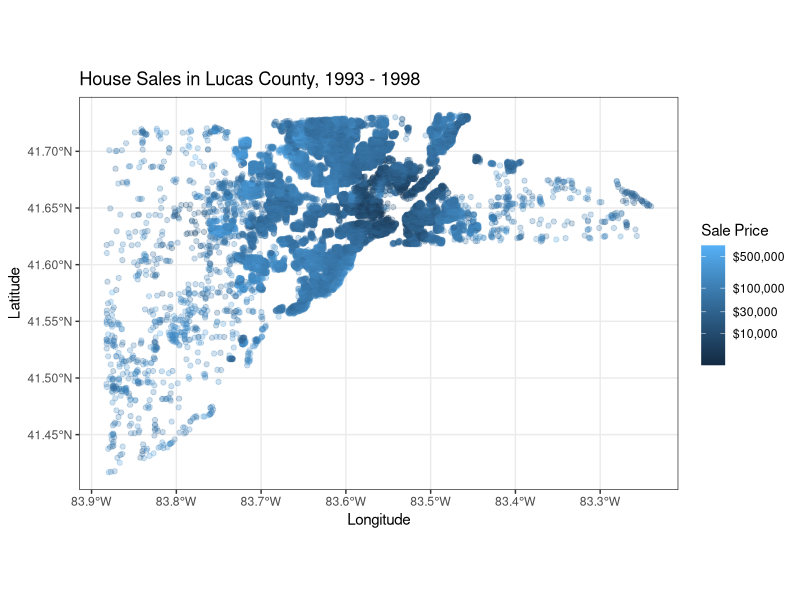
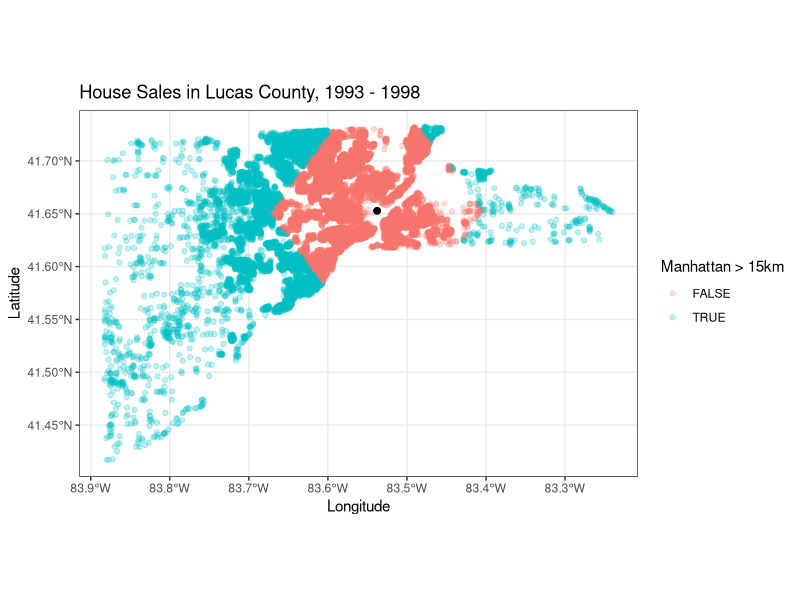
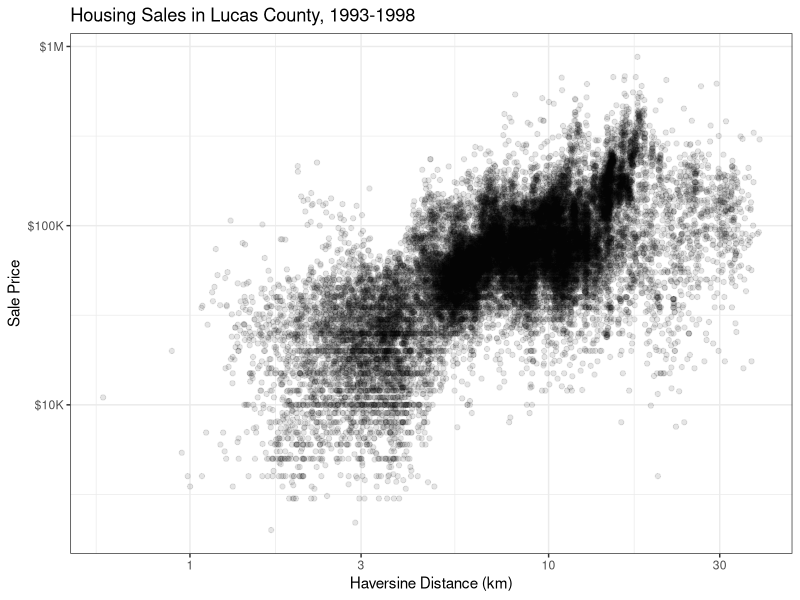
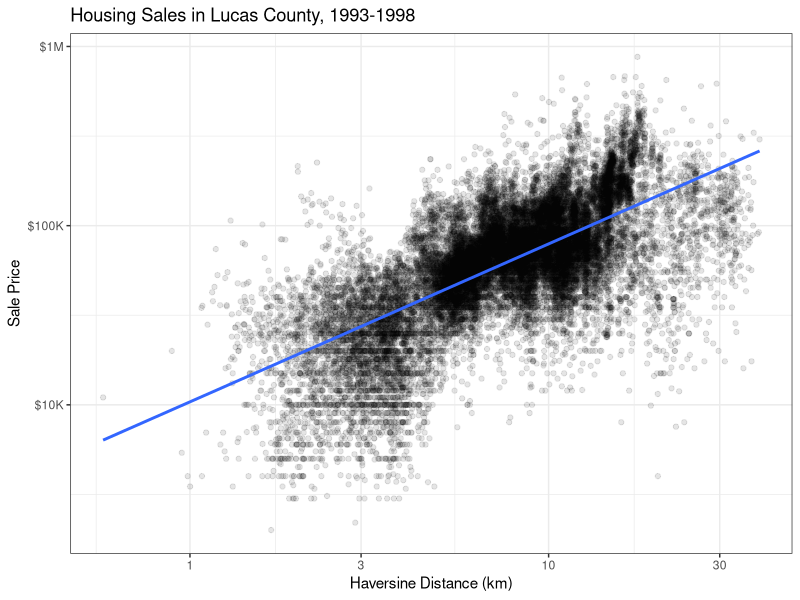
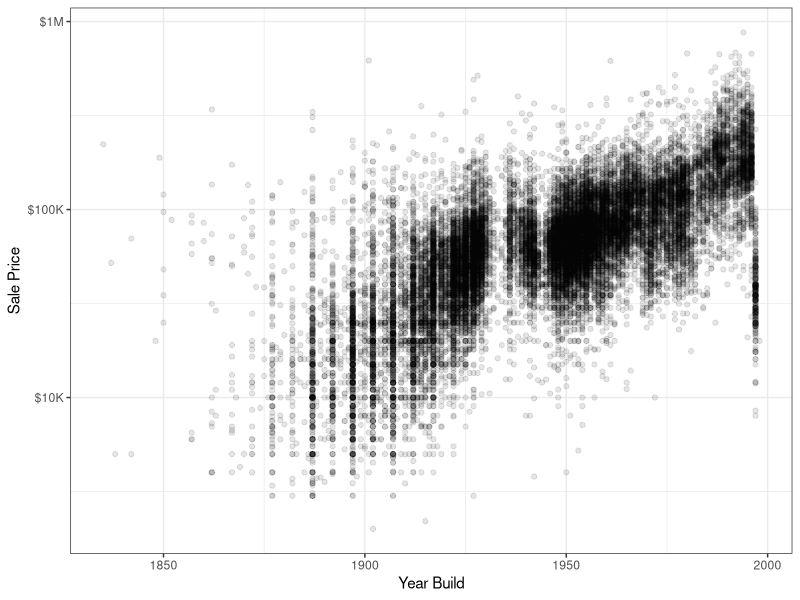
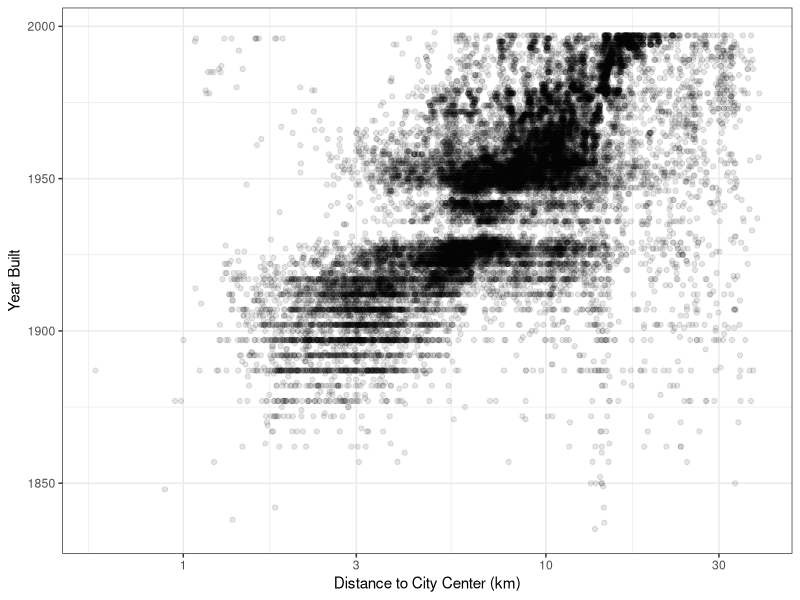

Recreate these plots in R, in order.
## ---- chunk 1
#| warning: false
#| message: false
library(tidyverse)
library(spData) # for the dataset
library(sf)
library(geosphere)

# The sp format is old and may not work right, so convert to modern format.
house_sf <- st_as_sf(house, 2834) |> 
  st_transform(crs = st_crs("NAD83"))
## ---- chunk 2
#| label: fig-lucas-scatter
#| code-fold: true
ggplot(house_sf) +
  geom_sf(aes(color = price), alpha = 0.25) +
  theme_bw() +
  scale_color_continuous(
    trans = "log",
    labels = scales::label_currency(),
    breaks = c(1e4, 3e4, 1e5, 5e5)
  ) +
  labs(
    title = "House Sales in Lucas County, 1993 - 1998",
    x = "Longitude",
    y = "Latitude",
    color = "Sale Price"
  )
## ---- chunk 3
toledo_lat <- 41.652778
toledo_lng <- -83.537778
## ---- chunk 4
euclidean <- function(ref, new) {
  sqrt(rowSums((ref - new)^2)) *
    (pi / 180) * # convert to radians
    6371 # km, the radius of the earth
}

manhattan <- function(ref, new) {
  rowSums(
    abs(ref - new) * 
      (pi / 180) *
      6371
  )
}

# and also Haversine from `{geosphere}`
## ---- chunk 5
house_sf_dist <- house_sf |> 
  mutate(
    longitude = st_coordinates(geometry)[, 1],
    latitude = st_coordinates(geometry)[, 2],
    toledo_lat, 
    toledo_lng,
    # redefine age
    age = as.numeric(as.character(syear)) - yrbuilt
  ) |> 
  mutate(
    distance_euclidean = euclidean(
      cbind(toledo_lat, toledo_lng), 
      cbind(latitude, longitude)
    ),
    distance_manhattan = manhattan(
      cbind(toledo_lat, toledo_lng), 
      cbind(latitude, longitude)
    ),
    distance_haversine = geosphere::distHaversine(
      cbind(toledo_lng, toledo_lat), 
      cbind(longitude, latitude)
    ) / 1000 # convert meters to kilometers
  )
## ---- chunk 6
#| label: fig-lucas-center
#| code-fold: true
ggplot(house_sf_dist) +
  geom_sf(
    aes(color = distance_manhattan > 15), 
    alpha = 0.25
  ) +
  annotate(
    x = toledo_lng, 
    y = toledo_lat, 
    geom = "point", 
    color = "black", 
    size = 2
  ) +
  theme_bw() +
  labs(
    title = "House Sales in Lucas County, 1993 - 1998",
    x = "Longitude",
    y = "Latitude",
    color = "Manhattan > 15km"
  )
## ---- chunk 7
#| label: fig-price-dist-scatter
#| code-fold: true
ggplot(
  data = house_sf_dist,
  aes(
    x = distance_haversine, 
    y = price
  )
) +
  geom_point(alpha = 0.1) +
  scale_y_log10(
    labels = scales::label_currency(
      scale_cut = scales::cut_short_scale()
    )
  ) +
  scale_x_log10() +
  theme_bw() +
  labs(
    x = "Haversine Distance (km)",
    y = "Sale Price",
    title = "Housing Sales in Lucas County, 1993-1998"
  )
## ---- chunk 8
#| label: fig-price-dist-scatter-lm
#| code-fold: true
ggplot(
  data = house_sf_dist,
  aes(
    x = distance_haversine, 
    y = price
  )
) +
  geom_point(alpha = 0.1) +
  geom_smooth(method = "lm", formula = "y ~ x", se = FALSE) +
  scale_y_log10(
    labels = scales::label_currency(
      scale_cut = scales::cut_short_scale()
    )
  ) +
  scale_x_log10() +
  theme_bw() +
  labs(
    x = "Haversine Distance (km)",
    y = "Sale Price",
    title = "Housing Sales in Lucas County, 1993-1998"
  )
## ---- chunk 9
glimpse(house_sf_dist)
## ---- chunk 10
#| label: fig-price-age
#| code-fold: true
ggplot(
  data = house_sf_dist,
  aes(
    x = yrbuilt,
    y = price
  )
) + 
  geom_point(alpha = 0.1) +
  scale_y_log10(
    labels = scales::label_currency(
      scale_cut = scales::cut_short_scale()
    )
  ) +
  theme_bw() +
  labs(
    x = "Year Build",
    y = "Sale Price"
  )
## ---- chunk 11
#| label: fig-age-dist
#| code-fold: true
ggplot(
  data = house_sf_dist,
  aes(
    x = distance_haversine,
    y = yrbuilt
  )
) + 
  geom_point(alpha = 0.1) +
  scale_x_log10() +
  theme_bw() +
  labs(
    x = "Distance to City Center (km)",
    y = "Year Built"
  )
## ---- chunk 12
simple_model <- lm(
  data = house_sf_dist,
  formula = log(price) ~ log(distance_haversine)
)

simple_model |> 
  summary()
## ---- chunk 13
big_model <- lm(
  data = house_sf_dist,
  formula = log(price) ~ log(distance_haversine) +
    lotsize +
    beds +
    baths +
    halfbaths +
    stories +
    garage +
    TLA +
    age +
    syear
)

big_model |> 
  summary()
## ---- chunk 14
house_sf_dist |> 
  as_tibble() |> 
  mutate(
    price_hat = exp(predict(
      big_model, 
      data = house_sf_dist
    ))
  ) |> 
  select(price, price_hat)
